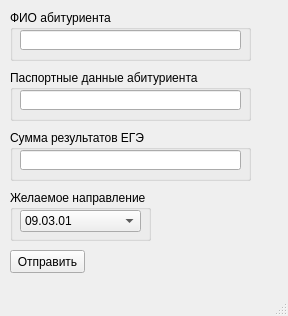
<?xml version="1.0" encoding="UTF-8"?>
<ui version="4.0">
 <class>MainWindow</class>
 <widget class="QMainWindow" name="MainWindow">
  <property name="geometry">
   <rect>
    <x>0</x>
    <y>0</y>
    <width>288</width>
    <height>316</height>
   </rect>
  </property>
  <property name="sizePolicy">
   <sizepolicy hsizetype="Fixed" vsizetype="Fixed">
    <horstretch>0</horstretch>
    <verstretch>0</verstretch>
   </sizepolicy>
  </property>
  <property name="windowTitle">
   <string>АС Абитуриент</string>
  </property>
  <property name="toolButtonStyle">
   <enum>Qt::ToolButtonIconOnly</enum>
  </property>
  <property name="tabShape">
   <enum>QTabWidget::Rounded</enum>
  </property>
  <widget class="QWidget" name="centralwidget">
   <widget class="QGroupBox" name="groupBox">
    <property name="geometry">
     <rect>
      <x>10</x>
      <y>10</y>
      <width>241</width>
      <height>51</height>
     </rect>
    </property>
    <property name="title">
     <string>ФИО абитуриента</string>
    </property>
    <widget class="QLineEdit" name="lineEdit">
     <property name="geometry">
      <rect>
       <x>10</x>
       <y>20</y>
       <width>221</width>
       <height>20</height>
      </rect>
     </property>
     <property name="clearButtonEnabled">
      <bool>false</bool>
     </property>
    </widget>
   </widget>
   <widget class="QPushButton" name="pushButton">
    <property name="geometry">
     <rect>
      <x>10</x>
      <y>250</y>
      <width>75</width>
      <height>23</height>
     </rect>
    </property>
    <property name="text">
     <string>Отправить</string>
    </property>
   </widget>
   <widget class="QGroupBox" name="groupBox_2">
    <property name="geometry">
     <rect>
      <x>10</x>
      <y>70</y>
      <width>241</width>
      <height>51</height>
     </rect>
    </property>
    <property name="title">
     <string>Паспортные данные абитуриента</string>
    </property>
    <widget class="QLineEdit" name="lineEdit_2">
     <property name="geometry">
      <rect>
       <x>10</x>
       <y>20</y>
       <width>221</width>
       <height>20</height>
      </rect>
     </property>
     <property name="clearButtonEnabled">
      <bool>false</bool>
     </property>
    </widget>
   </widget>
   <widget class="QGroupBox" name="groupBox_3">
    <property name="geometry">
     <rect>
      <x>10</x>
      <y>130</y>
      <width>241</width>
      <height>51</height>
     </rect>
    </property>
    <property name="title">
     <string>Сумма результатов ЕГЭ</string>
    </property>
    <widget class="QLineEdit" name="lineEdit_3">
     <property name="geometry">
      <rect>
       <x>10</x>
       <y>20</y>
       <width>221</width>
       <height>20</height>
      </rect>
     </property>
     <property name="clearButtonEnabled">
      <bool>false</bool>
     </property>
    </widget>
   </widget>
   <widget class="QGroupBox" name="groupBox_4">
    <property name="geometry">
     <rect>
      <x>10</x>
      <y>190</y>
      <width>141</width>
      <height>51</height>
     </rect>
    </property>
    <property name="title">
     <string>Желаемое направление</string>
    </property>
    <widget class="QComboBox" name="comboBox">
     <property name="geometry">
      <rect>
       <x>10</x>
       <y>20</y>
       <width>121</width>
       <height>22</height>
      </rect>
     </property>
     <property name="editable">
      <bool>false</bool>
     </property>
     <property name="currentText">
      <string>09.03.01</string>
     </property>
     <property name="currentIndex">
      <number>0</number>
     </property>
     <item>
      <property name="text">
       <string>09.03.01</string>
      </property>
     </item>
     <item>
      <property name="text">
       <string>09.03.02</string>
      </property>
     </item>
     <item>
      <property name="text">
       <string>09.03.03</string>
      </property>
     </item>
     <item>
      <property name="text">
       <string>09.03.04</string>
      </property>
     </item>
    </widget>
   </widget>
  </widget>
  <widget class="QMenuBar" name="menubar">
   <property name="geometry">
    <rect>
     <x>0</x>
     <y>0</y>
     <width>288</width>
     <height>22</height>
    </rect>
   </property>
  </widget>
  <widget class="QStatusBar" name="statusbar"/>
 </widget>
 <resources/>
 <connections/>
</ui>
